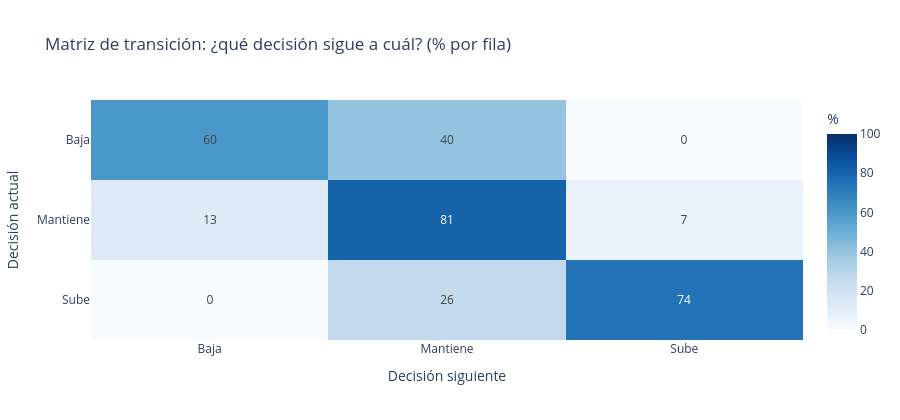

The cell this chart's notebook holds for it:
### Markdown cell above
### 5.2 ¿El pasado ayuda a predecir el futuro? Dependencia temporal

Si las decisiones fuesen independientes entre reuniones, repetir la decisión anterior acertaría solo cuando la casualidad lo permitiera. Medimos cuánto se repite realmente y lo comparamos con barajar el orden de las decisiones (test de permutación).

### Code cell
dec = R["decision"].values
trans = (pd.crosstab(pd.Series(dec[:-1], name="actual"), pd.Series(dec[1:], name="siguiente"))
           .reindex(index=ORDEN, columns=ORDEN, fill_value=0))
trans_pct = trans.div(trans.sum(axis=1), axis=0) * 100

rng = np.random.default_rng(42)
obs_repite = (dec[1:] == dec[:-1]).mean()
perm = np.array([(lambda s: (s[1:] == s[:-1]).mean())(rng.permutation(dec)) for _ in range(5000)])
p_perm = (perm >= obs_repite).mean()
chi = stats.chi2_contingency(trans.values)

# después de un movimiento (sube/baja): ¿qué viene?
tras_mov = [(a, b) for a, b in zip(dec[:-1], dec[1:]) if a != "mantiene"]
pct_mismo = np.mean([a == b for a, b in tras_mov]); mant = np.mean([b == "mantiene" for a, b in tras_mov])
inversion = np.mean([(b != "mantiene") and (a != b) for a, b in tras_mov])

print(f"La decisión se repite en {obs_repite:.1%} de las reuniones (con orden aleatorio se esperaría {perm.mean():.1%}); p-valor de permutación {'< 0,001' if p_perm == 0 else '= ' + format(p_perm, '.4f')}")
print(f"Chi² de independencia de la matriz de transición: {chi.statistic:.1f} (p = {chi.pvalue:.1e})")
print(f"Tras una subida o baja: mismo sentido {pct_mismo:.0%}, vuelve a mantener {mant:.0%}, cambio inmediato de sentido {inversion:.0%} (n={len(tras_mov)})")

fig = px.imshow(trans_pct.round(1).rename(index=ETQ, columns=ETQ), text_auto=".0f", aspect="auto",
                color_continuous_scale="Blues", zmin=0, zmax=100,
                labels=dict(x="Decisión siguiente", y="Decisión actual", color="%"),
                title="Matriz de transición: ¿qué decisión sigue a cuál? (% por fila)")
fig.update_layout(height=420)
fig.show()

### Figure 1 — Plotly figure (JSON) as saved in the notebook; plotly's stock layout.template omitted (floating-point values rounded to 4 significant figures)
{"data": [{"coloraxis": "coloraxis", "hovertemplate": "Decisión siguiente: %{x}<br>Decisión actual: %{y}<br>%: %{z}<extra></extra>", "name": "0", "texttemplate": "%{z:.0f}", "type": "heatmap", "x": ["Baja", "Mantiene", "Sube"], "xaxis": "x", "y": ["Baja", "Mantiene", "Sube"], "yaxis": "y", "z": [[60.0, 40.0, 0.0], [12.6, 80.6, 6.8], [0.0, 25.9, 74.1]]}], "layout": {"coloraxis": {"autocolorscale": false, "cmax": 100, "cmin": 0, "colorbar": {"title": {"text": "%"}}, "colorscale": [[0, "rgb(247,251,255)"], [0.125, "rgb(222,235,247)"], [0.25, "rgb(198,219,239)"], [0.375, "rgb(158,202,225)"], [0.5, "rgb(107,174,214)"], [0.625, "rgb(66,146,198)"], [0.75, "rgb(33,113,181)"], [0.875, "rgb(8,81,156)"], [1, "rgb(8,48,107)"]]}, "height": 420, "title": {"text": "Matriz de transición: ¿qué decisión sigue a cuál? (% por fila)"}, "xaxis": {"anchor": "y", "domain": [0, 1], "title": {"text": "Decisión siguiente"}}, "yaxis": {"anchor": "x", "autorange": "reversed", "domain": [0, 1], "title": {"text": "Decisión actual"}}}}
